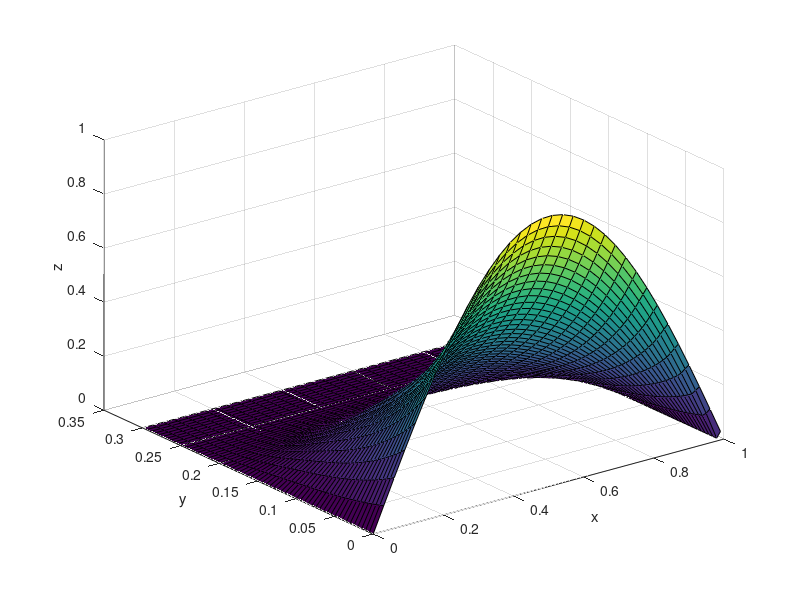
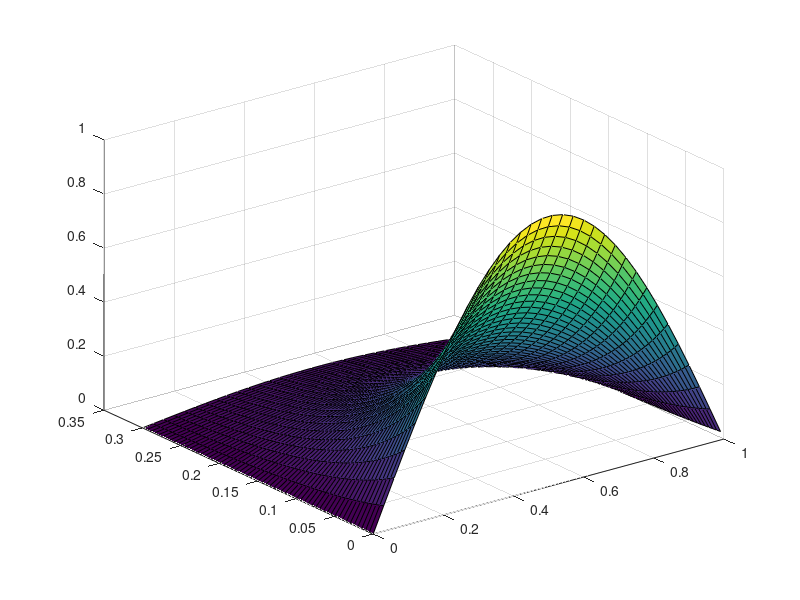

MATLAB code to generate these figures, in order:
function parabolicpde()
    h=0.03;
    k=0.005;
    r=k/(h^2);
    x=0:h:1;
    y=0:k:0.3;
    timelevel = length(y);
    u = zeros(length(y), length(x));
    
    u(:,1)=0;
    u(:, length(x))=0;
    
    for i=1:length(x)
        u(1, i) = sin(pi*x(i));
    end
    
    max_iteration = 100;
    u = crank_gauss(u, x, timelevel, max_iteration, 1e-6, r);
    disp(u)
    figure(1);
    surf(x, y, u);
    xlabel('x');
    ylabel('y');
    zlabel('z');
    
    figure(2);
    [X, Y] = meshgrid(x, y);
    ua = exp((-pi^2).*Y).*sin(pi.*X);
    surf(x, y, ua); 
end



function u =  crank_gauss(u, x, timelevel, max_iteration, tol, r)
    u_old = u;
    for k = 1:max_iteration
        for i=2:timelevel
            for j = 2:length(x)-1
                  u(i, j)  = (r*u(i-1, j-1) +(2-2*r)*u(i-1, j) +r*u(i-1, j+1) +r*u(i, j-1)+r*u(i, j+1)) / (2+2*r);
            end
        end
        if norm(u-u_old) < tol
            return;
        end
        u_old = u;
    end
end
